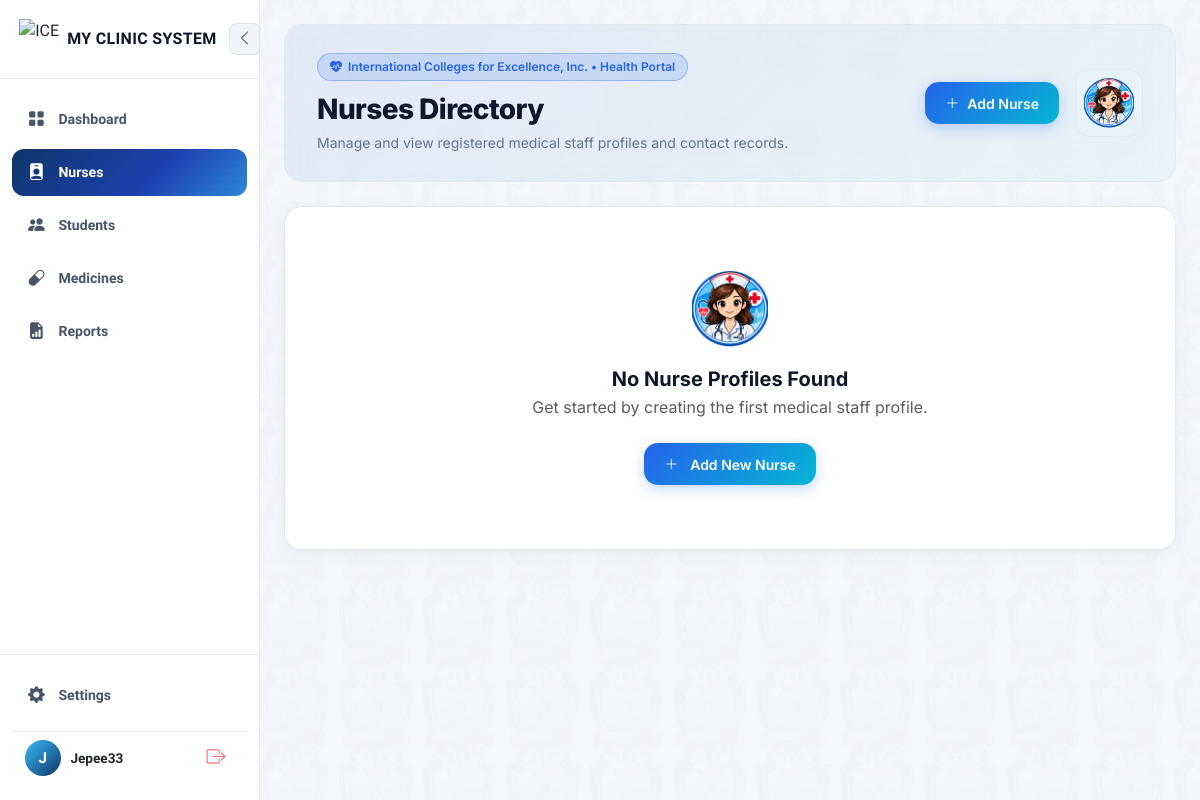
Before: /nurses/ (signed in) with the older database file.
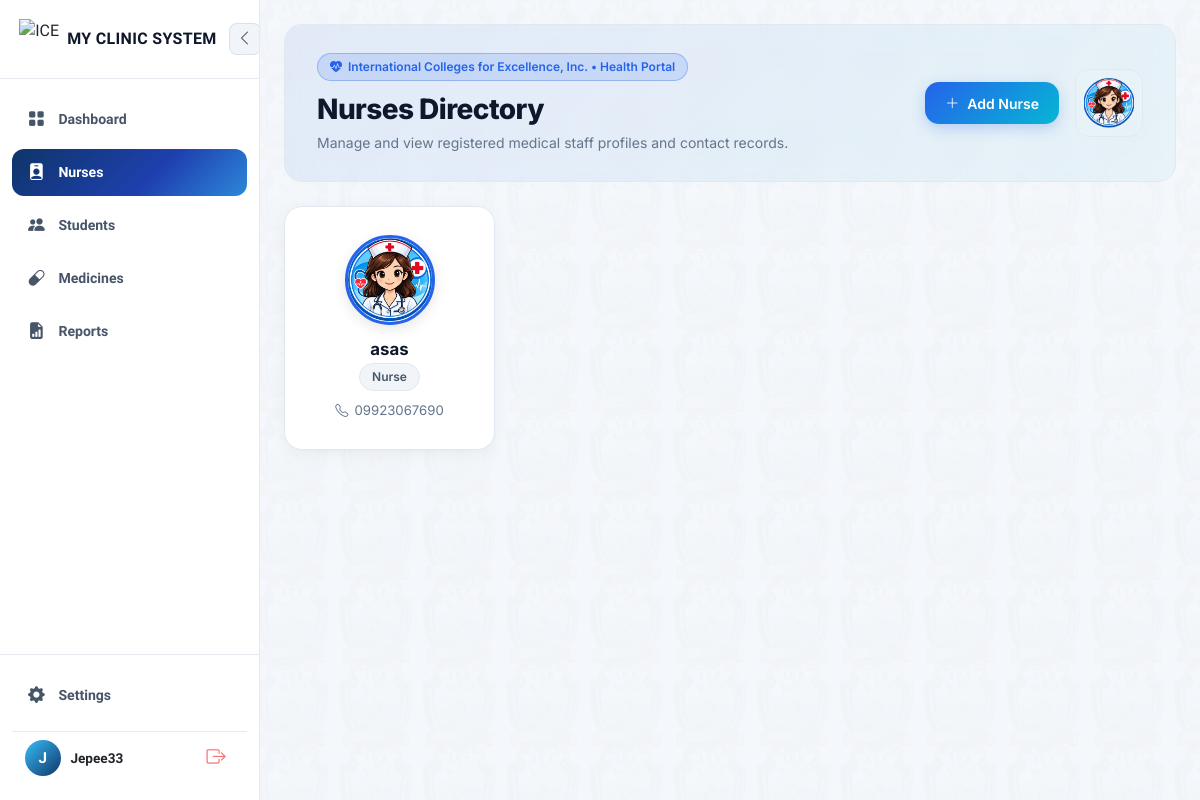
After: the same page with the newer database file.
### clinic/models.py (models this page shows, shortened)
class Nurse(models.Model):
    user = models.OneToOneField(User, on_delete=models.SET_NULL, null=True, blank=True, related_name='nurse_profile')
    full_name = models.CharField(max_length=150)
    age = models.PositiveIntegerField(null=True, blank=True)
    photo = models.ImageField(upload_to='nurse_photos/', blank=True, null=True)
    position = models.CharField(max_length=100, blank=True, help_text="hal. School Nurse, Clinic Head")
    contact_number = models.CharField(max_length=20, blank=True)
    email = models.EmailField(blank=True)
    schedule = models.CharField(max_length=150, blank=True, help_text="hal. Mon-Fri, 8AM-5PM (Time of Duty)")
    date_added = models.DateTimeField(auto_now_add=True)

### clinic/views/nurse.py (the view)
# urls.py: path('nurses/', views.nurse_list, name='nurse_list'),
@login_required
@role_required("admin", "nurse")
def nurse_list(request):
    nurses = Nurse.objects.all().order_by("full_name")
    return render(request, "clinic/nurses/nurse_list.html", {"nurses": nurses})

### clinic/context_processors.py (called while the page is built)
def low_stock_alerts(request):
    if not request.user.is_authenticated:
        return {}
    try:
        role = request.user.profile.role
    except AttributeError:
        role = 'student'
    if role not in ('admin', 'nurse'):
        return {}
    from .models import Medicine
    low_stock_medicines = [m for m in Medicine.objects.all() if m.is_low_stock]
    return {
        'nav_low_stock_medicines': low_stock_medicines,
        'nav_low_stock_count': len(low_stock_medicines),
    }

### clinic/models.py (called while the page is built)
    @property
    def is_low_stock(self):
        return self.quantity_in_stock <= self.low_stock_threshold

### clinic/templates/clinic/nurses/nurse_list.html (shortened to what this page needs)
{% extends "clinic/base.html" %}
{% load static %}
{% block content %}
<link rel="stylesheet" href="https://cdnjs.cloudflare.com/ajax/libs/animate.css/4.1.1/animate.min.css" />
<section class="nurse-management">
    <div class="dashboard-hero-card mb-4 d-flex justify-content-between align-items-center flex-wrap gap-3 ">
        <div>
            <div class="hero-badge">
                <i class="bi bi-heart-pulse-fill"></i> International Colleges for Excellence, Inc. • Health Portal
            </div>
            <h1 class="hero-title">Nurses Directory</h1>
            <p class="hero-subtitle">Manage and view registered medical staff profiles and contact records.</p>
        </div>
        <div class="d-flex align-items-center gap-3">
            <a href="{% url 'nurse_add' %}" class="btn-cms-primary">
                <i class="bi bi-plus-lg"></i> Add Nurse
            </a>
            <div class="logo-box d-none d-sm-flex">
               <img src="{% static 'clinic/img/cliniclogo.png' %}" alt="Clinic Logo" class="img-fluid" style="max-height: 100%;">
            </div>
        </div>
    </div>
    {% if nurses %}
    <div class="row g-3 ">
        {% for nurse in nurses %}
        <div class="col-sm-6 col-md-4 col-lg-3">
            <a href="{% url 'nurse_views' nurse.pk %}" class="nurse-card">
                {% if nurse.photo %}
                    <img src="{{ nurse.photo.url }}" alt="{{ nurse.full_name }}" class="nurse-avatar-img">
                {% else %}
                    <div class="nurse-avatar-circle">
                        {{ nurse.full_name|slice:":1"|upper }}
                    </div>
                {% endif %}
                <h6 class="nurse-name">{{ nurse.full_name }}</h6>
                <span class="nurse-badge">{{ nurse.position|default:"Clinic Nurse" }}</span>
                {% if nurse.contact_number %}
                    <div class="contact-info">
                        <i class="bi bi-telephone"></i>
                        <span>{{ nurse.contact_number }}</span>
                    </div>
                {% endif %}
            </a>
        </div>
        {% endfor %}
    </div>
    {% else %}
    <div class="cms-card empty-state-card ">
        <div class="empty-icon-wrapper">
            <img src="{% static 'clinic/img/cliniclogo.png' %}" alt="Clinic Logo" class="img-fluid" style="max-height: 500px;">
        </div>
        <h5 class="fw-bold mb-1">No Nurse Profiles Found</h5>
        <p class="text-muted fs-6 mb-4">Get started by creating the first medical staff profile.</p>
        <a href="{% url 'nurse_add' %}" class="btn-cms-primary">
            <i class="bi bi-plus-lg me-1"></i> Add New Nurse
        </a>
    </div>
    {% endif %}
</section>
{% endblock %}

### clinic/templates/clinic/base.html (shortened to what the changed rows need)
{% load static %}
<!DOCTYPE html>
<html lang="en">
<head>
    <link href="https://cdn.jsdelivr.net/npm/bootstrap@5.3.0/dist/css/bootstrap.min.css" rel="stylesheet">
    <link rel="stylesheet" href="https://cdn.jsdelivr.net/npm/bootstrap-icons@1.11.0/font/bootstrap-icons.css">
</head>
<body class="bg-body text-body">
    <div style="display: flex; min-height: 100vh; width: 100%; position: relative;">
        <div class="main-container">
            <main class="content-main"
                style="background-image: url(&quot;{% static 'clinic/img/studentbackground.png' %}&quot;); background-repeat: repeat; background-size: cover; background-attachment: fixed;">
                <div class="content-overlay"></div>
                <div class="content-inner">
                    {% block content %}{% endblock %}
                </div>
            </main>
        </div>
    </div>
</body>
</html>

Changed rows visible on the page:
added Nurse: photo (picture), full_name "asas", position "Nurse", contact_number "09923067690"
Other visible differences:
text no longer shown: "No Nurse Profiles Found Get started by creating the first medical staff profile. Add New Nurse"
